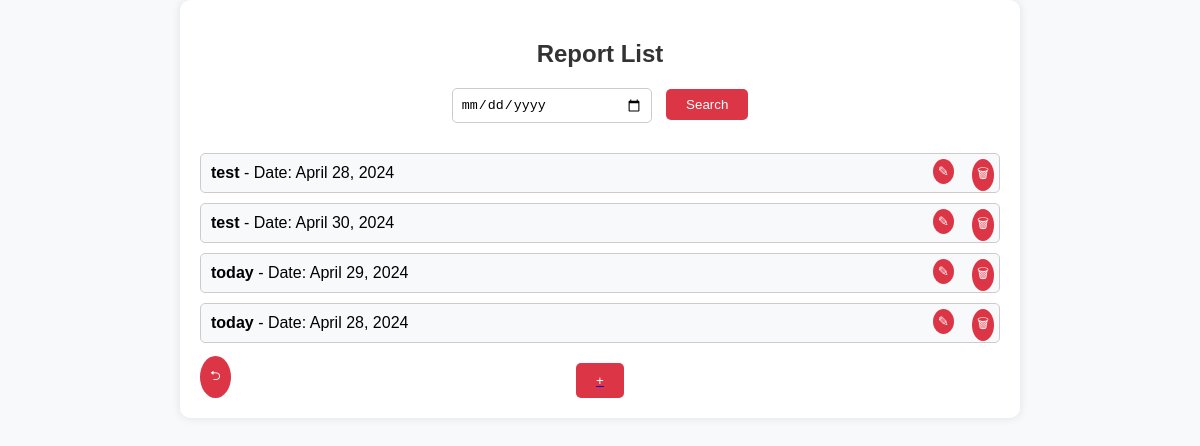
/report/ (signed in), run on an earlier commit of the app's database.
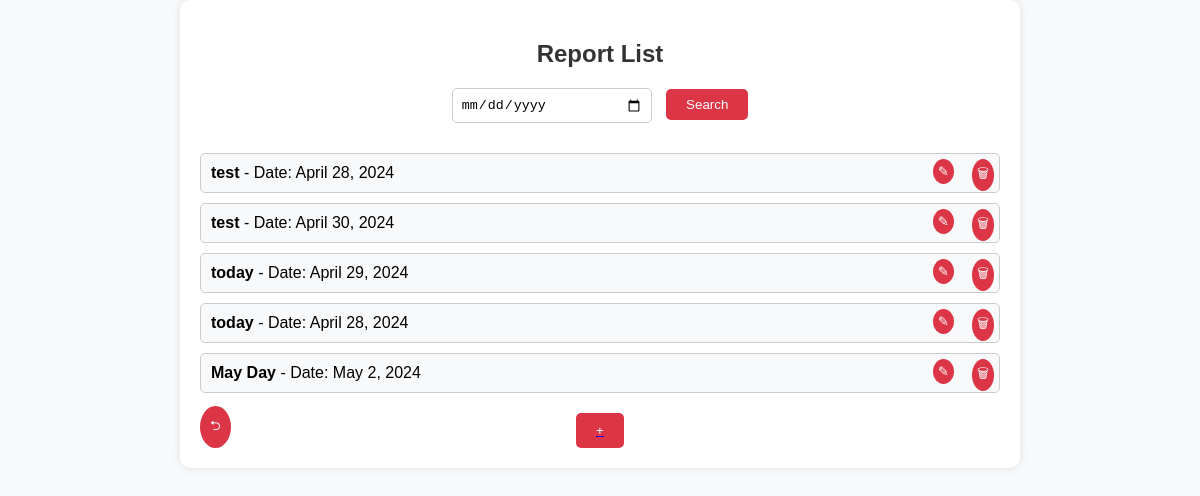
And on a later commit of the database.
### ashaease/models.py (models this page shows, shortened)
class Report(models.Model):
    name = models.CharField(max_length=255)
    date = models.DateField()
    created_by = models.ForeignKey(User, on_delete=models.CASCADE, related_name="reports")

### ashaease/views.py (the view)
# urls.py: path('report/', views.report, name='report'),
def report(request):
    if request.method == "POST":
        date = request.POST.get('date')
        request.session['report_date'] = {
            'date': date,
        }
        return redirect('report')
    try:
        date = request.session.pop('report_date')
        if date:
            date = date.get('date')
        reports = Report.objects.filter(created_by=request.user, date= date)
    except:
        reports = Report.objects.filter(created_by=request.user)
    context = {
        'reports' : reports,
    }
    return render(request, 'report.html', context)

### ashaease/templates/report.html (shortened to what this page needs)
<!DOCTYPE html>
<html lang="en">
<head>
</head>
<body>
<div class="container">
  <h2>Report List</h2>
  <form id="reportForm" method="POST" action="{% url 'report' %}">
  <div class="search-container">
    <input type="date" name="date" id="search-date">
    <button id="search-btn" type="submit">Search</button>
  </div>
  </form>
  <div class="report-list" id="report-list">
    {% if reports %}
    {% for i in reports %}
    <div class="report">
        <form id="reportForm" method="POST" action="{% url 'report_view' %}">
            <button class="edit-btn" type="submit">&#9998;</button>
        </form>
        <form id="reportForm" method="POST" action="{% url 'report_delete' %}">
            <button class="delete-btn" type="submit">&#128465;</button>
        </form>
        <strong>{{ i.name }}</strong> - Date: {{ i.date }}
    </div>
    {% endfor %}
    {% endif %}
  </div>
  <a href="/report_edit"><button class="add-report-btn" id="add-report-btn">+</button></a>
  <a href="/home"><button class="back-btn">⮌</button></a>
</div>
</body>
</html>

What changed in the data, as far as the page shows it:
added Report: name "May Day", date "May 2, 2024"
